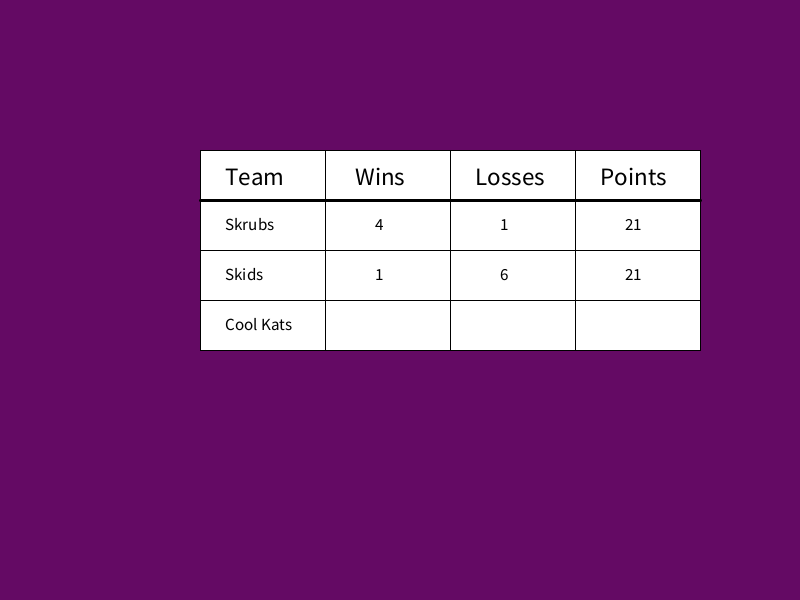
Frame 1 (no input)
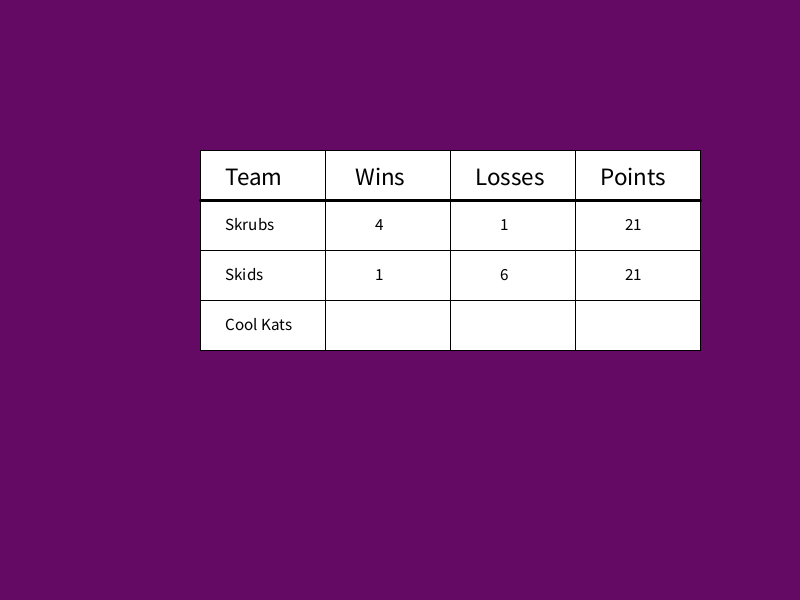
Frame 60 (the mouse pressed at the canvas centre just before this capture)
Frame 120 (the mouse held since frame 60 and released just before this capture): identical to frame 60, image omitted

The Processing sketch that drew these frames (run headless with seeded random() and noise(); from frame 60 on, the mouse is pressed at the canvas centre):

// Processing sketch: assignment
// ── assignment.pde
//The team score board for the game.
String team1name;
String team2name;
String team3name;// Team variables.

int team1Pts;
int team2Pts;
int team3Pts;//Team points.

int team1Wins;
int team2Wins;
int team3Wins;//Team wins.

int team1Lose;
int team2Lose;
int team3Lose;//Team losses.

void setup() {
  size(800, 600); // Size of canvas
  background(100, 10, 100); // Background color as rgb values
  
  team1Wins = (int) random(0,7);
  team2Wins = (int) random(0,7);
  team3Wins = (int) random(0,7); //Sets the points each team has.
  
  team1Lose = (int) random(0,7);
  team2Lose = (int) random(0,7);
  team3Lose = (int) random(0,7); //Sets the teams losses.
  
  team1Pts = (int) random(0,7);
  team2Pts = (int) random(0,7);
  team3Pts = (int) random(0,7); //Sets the teams points
}

void draw() {
background(100, 10, 100);
fill(255,255,255);
team1name = "Skrubs"; //First team name.
team2name = "Skids"; //Second team name.
team3name = "Cool Kats"; //Third team name.


int T1total = team1Pts * 7;
int T2total = team2Pts * 7;
int T3total = team3Pts * 7;


rect(200,150,125,50);
rect(325,150,125,50);
rect(450,150,125,50);
rect(575,150,125,50);// First row of labels.

rect(200,200,125,50);
rect(325,200,125,50);
rect(450,200,125,50);
rect(575,200,125,50);// Second row.

rect(200,250,125,50);
rect(325,250,125,50);
rect(450,250,125,50);
rect(575,250,125,50);// Third row.

rect(200,300,125,50);
rect(325,300,125,50);
rect(450,300,125,50);
rect(575,300,125,50);// Fourth row.

strokeWeight(3);
stroke(0,0,0);
line(200,200,700,200);
strokeWeight(1);

//Time for text!

fill(0,0,0);

textSize(25);
text("Team", 225,185);
text(" Wins", 350,185);
text("Losses", 475,185);
text("Points", 600,185);

textSize(17);
text(team1name,225, 230);
text(team2name,225, 280);
text(team3name,225, 330);//Team names in the graph.

text(team1Wins,375,230);
text(team1Lose,500,230);
text(T1total,625,230);// Team 1.

text(team2Wins,375,280);
text(team2Lose,500,280);
text(T2total,625,280);// Team 2.


}
